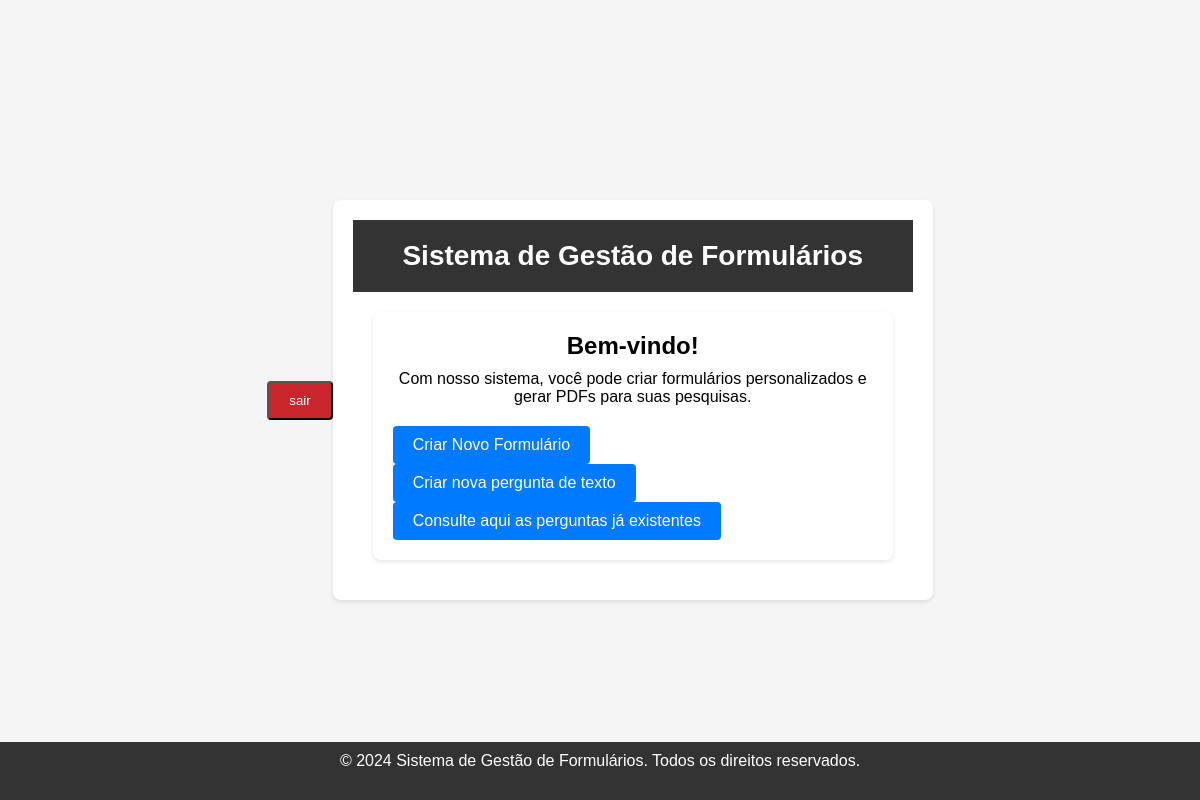
The page / (signed in) on the database as committed earlier.
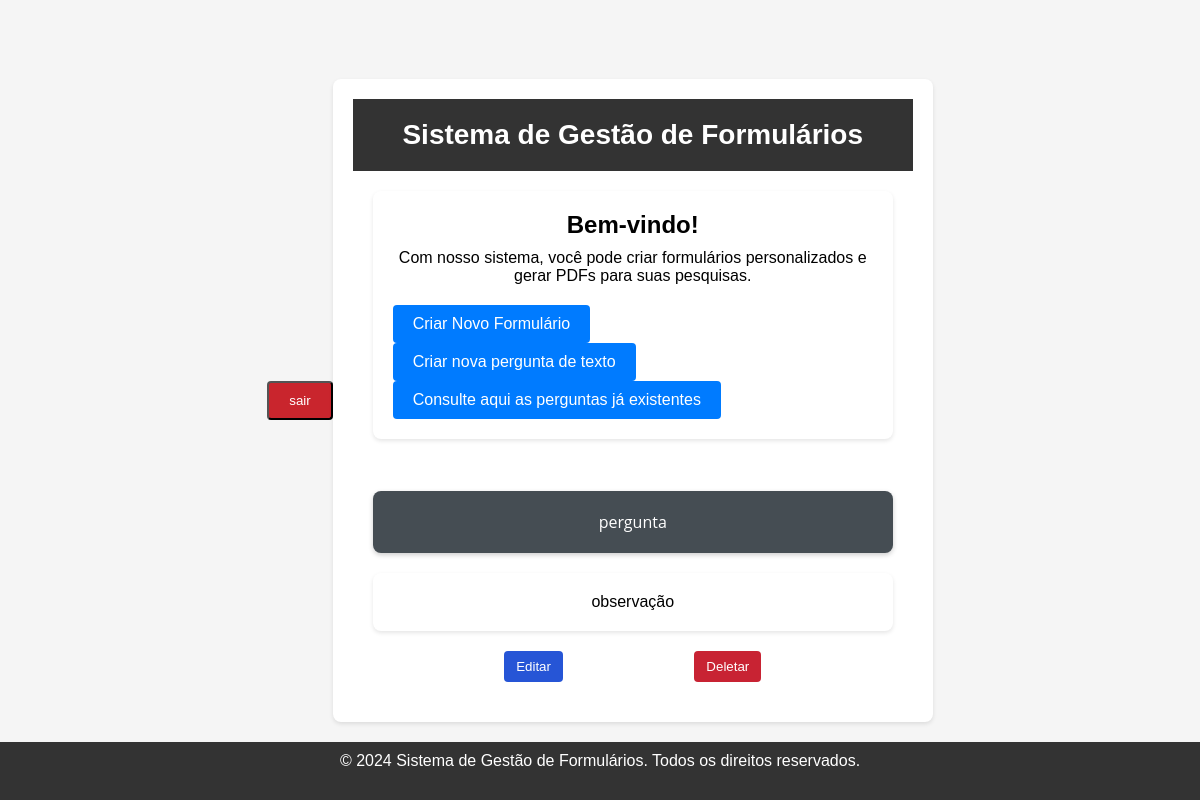
The same page on the database as committed later.
### formulario/models.py (models this page shows)
class Formulario(models.Model):
    nome = models.CharField(max_length=200)
    descricao = models.TextField(max_length=2000, blank=True, null=True)
    data_criacao = models.DateTimeField(auto_now_add=True, blank=True, null=True)
    data_atualizacao = models.DateTimeField(auto_now=True)
    ativo = models.BooleanField(default=True)
    author = models.ForeignKey("auth.User", on_delete=models.CASCADE)
    def __str__(self):
        return self.nome

### formulario/views.py (the view)
# urls.py: path('', views.index, name='index'),
@login_required
def index(request):
    all_forms = Formulario.objects.filter(author=request.user).order_by('-data_criacao')
    print(all_forms)
    return render(request, 'formulario/index.html', {'formularios': all_forms, 'user': request.user})

### formulario/templates/formulario/index.html (shortened to what this page needs)
{% extends "formulario/base.html" %}
{% block content %}
<header>
    <h1>Sistema de Gestão de Formulários</h1>
</header>
<main>
    <div class="container">
        <h2>Bem-vindo!</h2>
        <p>Com nosso sistema, você pode criar formulários personalizados e gerar PDFs para suas pesquisas.</p>
        <div class="buttons-container">
            <a class="button" href="/novo">Criar Novo Formulário</a>
        </div>
        <div class="buttons-container">
            <a class="button" href="/perguntas">Criar nova pergunta de texto</a>
        </div>
        <div class="buttons-container">
            <a class="button" href="{% url 'listagem_perguntas' %}" >Consulte aqui as perguntas já existentes</a>
        </div>
    </div>
        {% for formulario in formularios %}
            <p class="caixas container">{{ formulario.nome }}</p>
            <p class="container caixas_descricao">{{formulario.descricao}}</p>
            <div class="para_lado">
                <form action="{% url 'editar' formulario.id %}" method="GET">
                    <button type="submit" class="editar-formulario">Editar</button>
                </form>
                <form action="{% url 'deletar' formulario.id %}" method="POST">
                    <button type="submit" class="deletar-formulario">Deletar</button>
                </form>
            </div>
        {% endfor %}
</main>
<footer>
    <p>&copy; 2024 Sistema de Gestão de Formulários. Todos os direitos reservados.</p>
</footer>
{% endblock %}

Rows that differ between the two databases and show on the page:
added Formulario: nome "pergunta", descricao "observação"
